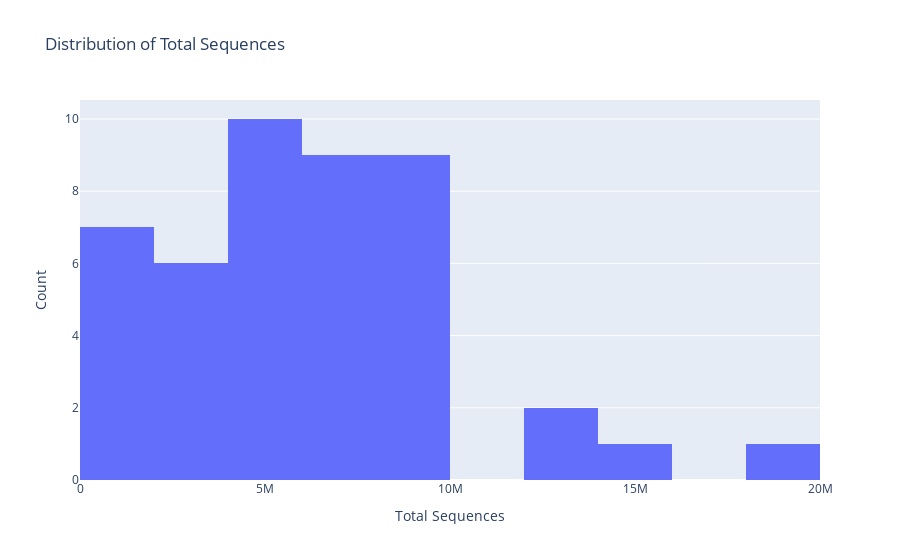

Write notebook code for a chart like this one.
### Markdown cell above
Let's start with a histogram of total sequences

### Code cell
import plotly.graph_objs as go

data = [
    go.Histogram(
        x=df["total_sequences"],
        name="Total Sequences",
        nbinsx=10,
    )
]

layout = {
    "title": "Distribution of Total Sequences",
    "xaxis": {"title": "Total Sequences"},
    "yaxis": {"title": "Count"}
}

go.Figure(data=data, layout=layout).show()

### Figure 1 — Plotly figure (JSON) as saved in the notebook; plotly's stock layout.template omitted (floating-point values rounded to 4 significant figures)
{"data": [{"name": "Total Sequences", "nbinsx": 10, "type": "histogram", "x": [2286825, 2383241, 4886841, 4941064, 5453345, 3857107, 4788791, 5547967, 6603904, 6849883, 7907728, 8527930, 8948672, 9414506, 12015105, 4839189, 5558624, 7543991, 7742674, 8174409, 8340607, 8577851, 9573539, 13177847, 19285247, 822379, 1319585, 1442659, 1618772, 2899898, 3348874, 3894233, 4601638, 5206414, 6617446, 187328, 1746222, 1927633, 5365378, 7823539, 7971349, 7984227, 8141095, 9889335, 15477680]}], "layout": {"title": {"text": "Distribution of Total Sequences"}, "xaxis": {"title": {"text": "Total Sequences"}}, "yaxis": {"title": {"text": "Count"}}}}
